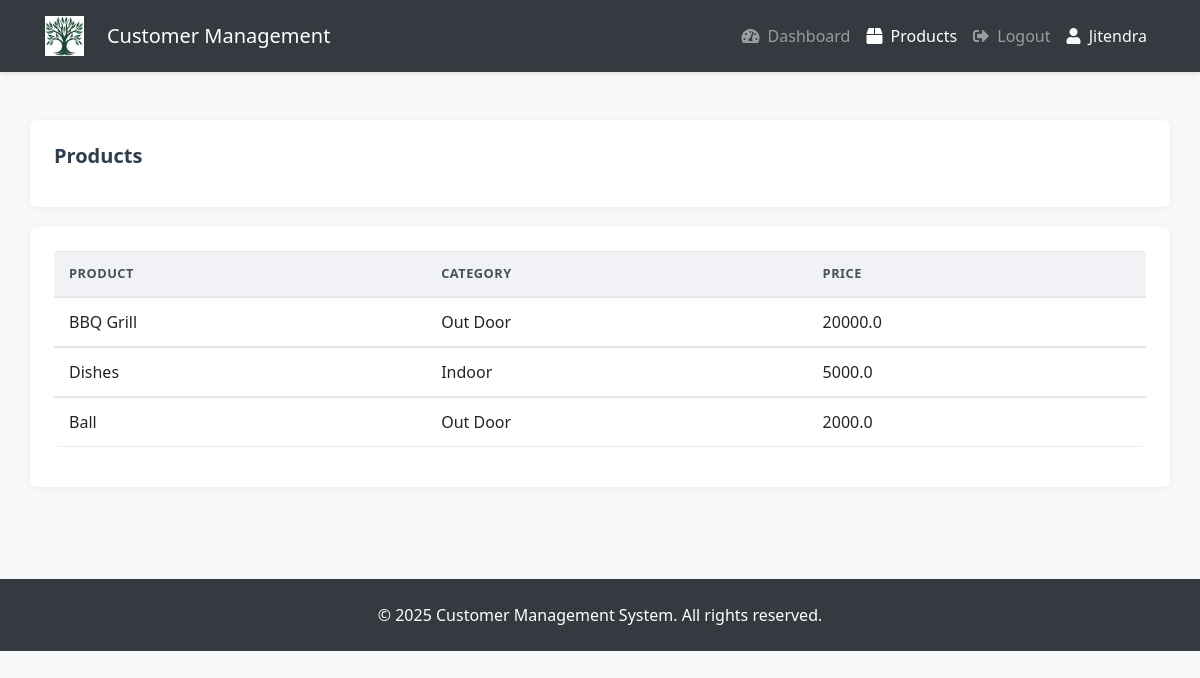
The page /products/ (signed in) on the database its author committed.
### accounts/models.py (models this page shows, shortened)
class Product(models.Model):
    CATEGORY = (
        ('Indoor', 'Indoor'),
        ('Out Door', 'Out Door'),
    )
    name = models.CharField(max_length=200, null=True)
    price = models.FloatField(null=True)
    category = models.CharField(max_length=200, null=True, choices=CATEGORY)
    description = models.CharField(max_length=200, null=True, blank=True)
    date_created = models.DateTimeField(auto_now_add=True, null=True)
    tags = models.ManyToManyField(Tag)

### accounts/views.py (the view)
# urls.py: path('products/', views.products, name="products"),
@login_required(login_url='login')
def products(request):
    products = Product.objects.all()
    return render(request, 'accounts/products.html', {'products':products})

### accounts/templates/accounts/products.html
{% extends 'accounts/main.html' %}
{% block content %}
    <br>
    <div class="row">
        <div class="col-md">
            <div class="card card-body">
                <h5>Products</h5>
            </div>
            <div class="card card-body">
                <table class="table">
                    <tr>
                        <th>Product</th>
                        <th>Category</th>
                        <th>Price</th>
                    </tr>
                    {% for i in products %}
                    <tr>
                        <td>
                            {{ i.name }}
                        </td>
                        <td>
                            {{ i.category }}
                        </td>
                        <td>
                            {{ i.price }}
                        </td>
                    </tr>
                    {% endfor %}
                </table>
            </div>
        </div>
    </div>
{% endblock %}

### accounts/templates/accounts/navbar.html (shortened to what this page needs)
{% load static %}
<nav class="navbar navbar-expand-lg navbar-dark bg-dark">
  <div class="container">
    <a class="navbar-brand d-flex align-items-center" href="{% url 'home' %}">
      <img src="{% static 'images/logo.png' %}" alt="Logo">
      <span class="ml-2">Customer Management</span>
    </a>
    <div class="collapse navbar-collapse" id="navbarNav">
      <ul class="navbar-nav ml-auto">
        {% if request.user.is_authenticated %}
          <li class="nav-item {% if '/dashboard/' in request.path %}active{% endif %}">
            <a class="nav-link" href="{% url 'home' %}">
              <i class="fas fa-tachometer-alt mr-1"></i> Dashboard
            </a>
          </li>
          <li class="nav-item {% if '/products/' in request.path %}active{% endif %}">
            <a class="nav-link" href="{% url 'products' %}">
              <i class="fas fa-box mr-1"></i> Products
            </a>
          </li>
          <li class="nav-item">
            <a class="nav-link" href="{% url 'logout' %}">
              <i class="fas fa-sign-out-alt mr-1"></i> Logout
            </a>
          </li>
          <li class="nav-item">
            <span class="nav-link text-light">
              <i class="fas fa-user mr-1"></i> {{ request.user.username }}
            </span>
          </li>
        {% else %}
          <li class="nav-item {% if '/login/' in request.path %}active{% endif %}">
            <a class="nav-link" href="{% url 'login' %}">
              <i class="fas fa-sign-in-alt mr-1"></i> Login
            </a>
          </li>
        {% endif %}
      </ul>
    </div>
  </div>
</nav>

### static/css/main.css (style rules this page uses)
body { background-color: #f8f9fa; font-family: 'Segoe UI', Tahoma, Geneva, Verdana, sans-serif; color: #333; }
.navbar { box-shadow: 0 2px 5px rgba(0, 0, 0, 0.1); padding: 0.7rem 1rem; }
.navbar img { max-height: 40px; margin-right: 15px; }
.card-body { padding: 1.5rem; }
.table { border-collapse: separate; border-spacing: 0; width: 100%; border-radius: 5px; overflow: hidden; }
.table th { background-color: #f0f2f5; color: #495057; font-weight: 600; text-transform: uppercase; font-size: 0.8rem; letter-spacing: 0.5px; }
.table td, .table th { padding: 12px 15px; border-bottom: 1px solid #e9ecef; }
.card { border-radius: 8px; border: none; box-shadow: 0 2px 10px rgba(0, 0, 0, 0.05); margin-bottom: 20px; }
h5 { font-weight: 600; color: #2c3e50; margin-bottom: 15px; }

### rows shown on the page
Product: name "BBQ Grill", category "Out Door", price "20000.0"
Product: name "Dishes", category "Indoor", price "5000.0"
Product: name "Ball", category "Out Door", price "2000.0"

### other values the page prints
{{ request.user.username }} "Jitendra"
